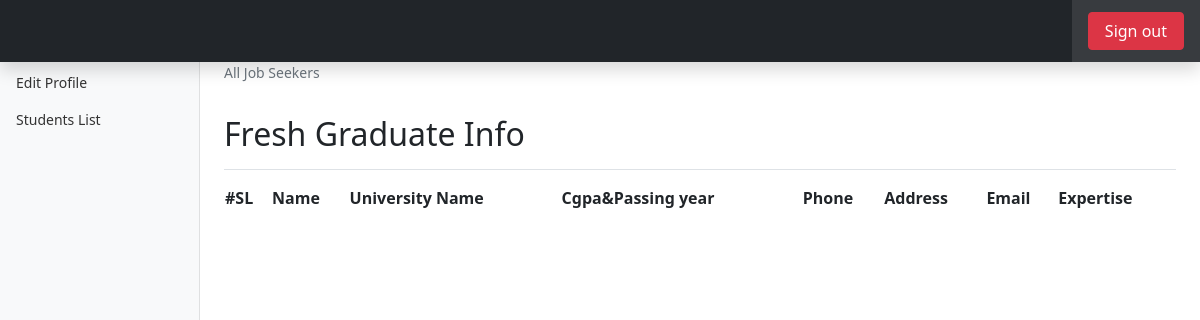
Before: /admin/allstudentCompany.php with the older database file.
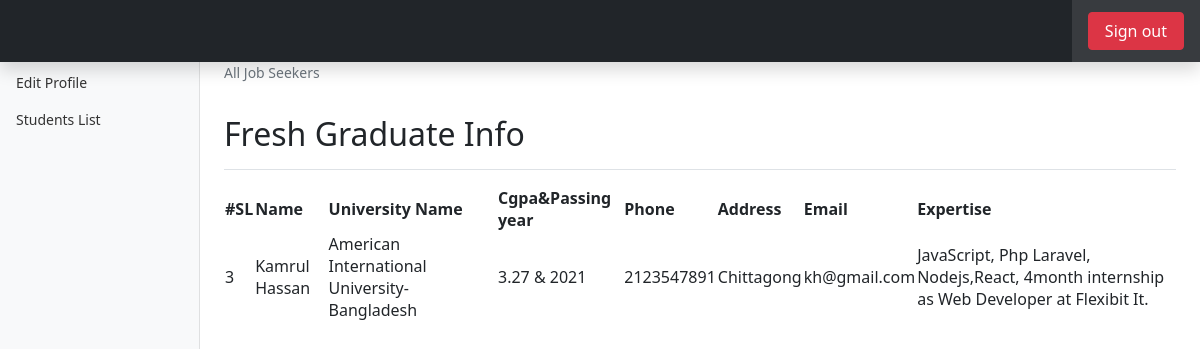
After: the same page with the newer database file.
### tables this page shows
CREATE TABLE `student` (
  `sid` int(11) NOT NULL,
  `name` varchar(50) NOT NULL,
  `uni_name` varchar(50) NOT NULL,
  `cgpa` varchar(50) NOT NULL,
  `phn` int(15) NOT NULL,
  `address` varchar(100) NOT NULL,
  `user_mail` varchar(50) NOT NULL,
  `pass` varchar(50) NOT NULL,
  `expertise` varchar(250) NOT NULL
);

### admin/Model/dbconnect.php (called while the page is built, shortened)
<?php
$servername     = "localhost";
$db_username    = "root";
$db_password    =   "";
$db_name        = "project";
function getArray($query){
    global $servername, $db_username, $db_password,$db_name;
    $conn = mysqli_connect($servername,$db_username,$db_password,$db_name);
    $result = mysqli_query($conn,$query);
    $data = array();
    while($row = mysqli_fetch_assoc($result)){
        $data[] = $row;
    }
    return $data;
}
?>

### admin/Controller/StudentController.php (called while the page is built, shortened)
<?php
	require_once 'Model/dbconnect.php';
	function getAllStudent(){
		$query = "SELECT * FROM student";
		$students = getArray($query);
		return $students;
	}
?>

### admin/allstudentCompany.php (the view, shortened to what this page needs)
<?php
include('include/header.php');
include('include/Esidebar.php');
require_once 'Controller/StudentController.php';
$students = getAllStudent();
?>
    <main class="col-md-9 ms-sm-auto col-lg-10 px-md-4">
    <nav aria-label="breadcrumb">
  <ol class="breadcrumb">
    <li class="breadcrumb-item active" aria-current="page">All Job Seekers</li>
  </ol>
</nav>
      <div class="d-flex justify-content-between flex-wrap flex-md-nowrap align-items-center pt-3 pb-2 mb-3 border-bottom">
      <h1 class="h2">Fresh Graduate Info</h1>
      </div>
    <table id="example" class="display" style="width:100%">
            <thead>
                <tr>
                    <th>#SL</th>
                    <th>Name</th>
                    <th>University Name</th>
                    <th>Cgpa&Passing year</th>
                    <th>Phone</th>
                    <th>Address</th>
                    <th>Email</th>
                    <th>Expertise</th>
                </tr>
            </thead>
            <tbody>
			<?php
				foreach($students as $student){
					echo "<tr>";
					echo "<td>".$student["sid"]."</td>";
					echo "<td>".$student["name"]."</td>";
					echo "<td>".$student["uni_name"]."</td>";
          echo "<td>".$student["cgpa"]."</td>";
          echo "<td>".$student["phn"]."</td>";
          echo "<td>".$student["address"]."</td>";
          echo "<td>".$student["user_mail"]."</td>";
          echo "<td>".$student["expertise"]."</td>";
					echo "</tr>";
				}
			?>
		</tbody>
	</table>
        </main>
      </div>
    </div>
</body>
</html>

Changed rows visible on the page:
added student: sid "3", name "Kamrul Hassan", uni_name "American International University-Bangladesh", cgpa "3.27 & 2021", phn "2123547891", address "Chittagong", user_mail "kh@gmail.com", expertise "JavaScript, Php Laravel, Nodejs,React, 4month internship as Web Developer at Flexibit It."
